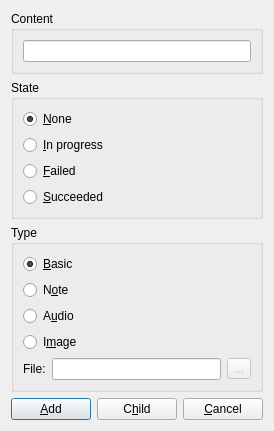
<?xml version="1.0" encoding="UTF-8"?>
<ui version="4.0">
 <class>itemDialog</class>
 <widget class="QDialog" name="itemDialog">
  <property name="windowModality">
   <enum>Qt::ApplicationModal</enum>
  </property>
  <property name="geometry">
   <rect>
    <x>0</x>
    <y>0</y>
    <width>325</width>
    <height>487</height>
   </rect>
  </property>
  <property name="windowTitle">
   <string>Create a new item</string>
  </property>
  <property name="modal">
   <bool>true</bool>
  </property>
  <layout class="QVBoxLayout" name="_2">
   <property name="sizeConstraint">
    <enum>QLayout::SetFixedSize</enum>
   </property>
   <item>
    <widget class="QGroupBox" name="groupBox_2">
     <property name="title">
      <string>Content</string>
     </property>
     <layout class="QVBoxLayout" name="verticalLayout">
      <item>
       <widget class="QLineEdit" name="editItem"/>
      </item>
     </layout>
    </widget>
   </item>
   <item>
    <widget class="QGroupBox" name="groupBox">
     <property name="title">
      <string>State</string>
     </property>
     <layout class="QVBoxLayout" name="_3">
      <item>
       <widget class="QRadioButton" name="radioNone">
        <property name="text">
         <string>&amp;None</string>
        </property>
        <property name="icon">
         <iconset resource="../../ressource.qrc">
          <normaloff>:/data/images/empty.svg</normaloff>:/data/images/empty.svg</iconset>
        </property>
        <property name="checked">
         <bool>true</bool>
        </property>
       </widget>
      </item>
      <item>
       <widget class="QRadioButton" name="radioProgress">
        <property name="text">
         <string>&amp;In progress</string>
        </property>
        <property name="icon">
         <iconset resource="../../ressource.qrc">
          <normaloff>:/data/images/uncheck.svg</normaloff>:/data/images/uncheck.svg</iconset>
        </property>
       </widget>
      </item>
      <item>
       <widget class="QRadioButton" name="radioFailure">
        <property name="text">
         <string>&amp;Failed</string>
        </property>
        <property name="icon">
         <iconset resource="../../ressource.qrc">
          <normaloff>:/data/images/failure.svg</normaloff>:/data/images/failure.svg</iconset>
        </property>
       </widget>
      </item>
      <item>
       <widget class="QRadioButton" name="radioSuccess">
        <property name="text">
         <string>&amp;Succeeded</string>
        </property>
        <property name="icon">
         <iconset resource="../../ressource.qrc">
          <normaloff>:/data/images/check.svg</normaloff>:/data/images/check.svg</iconset>
        </property>
       </widget>
      </item>
     </layout>
    </widget>
   </item>
   <item>
    <widget class="QGroupBox" name="groupBox_3">
     <property name="title">
      <string>Type</string>
     </property>
     <layout class="QVBoxLayout" name="verticalLayout_2">
      <item>
       <widget class="QRadioButton" name="radioBasic">
        <property name="text">
         <string>&amp;Basic</string>
        </property>
        <property name="icon">
         <iconset resource="../../ressource.qrc">
          <normaloff>:/data/images/empty.svg</normaloff>:/data/images/empty.svg</iconset>
        </property>
        <property name="checked">
         <bool>true</bool>
        </property>
       </widget>
      </item>
      <item>
       <widget class="QRadioButton" name="radioNote">
        <property name="text">
         <string>N&amp;ote</string>
        </property>
        <property name="icon">
         <iconset resource="../../ressource.qrc">
          <normaloff>:/data/images/text.svg</normaloff>:/data/images/text.svg</iconset>
        </property>
       </widget>
      </item>
      <item>
       <widget class="QRadioButton" name="radioSound">
        <property name="text">
         <string>A&amp;udio</string>
        </property>
        <property name="icon">
         <iconset resource="../../ressource.qrc">
          <normaloff>:/data/images/speaker.svg</normaloff>:/data/images/speaker.svg</iconset>
        </property>
       </widget>
      </item>
      <item>
       <widget class="QRadioButton" name="radioImage">
        <property name="text">
         <string>I&amp;mage</string>
        </property>
        <property name="icon">
         <iconset resource="../../ressource.qrc">
          <normaloff>:/data/images/image.svg</normaloff>:/data/images/image.svg</iconset>
        </property>
       </widget>
      </item>
      <item>
       <layout class="QHBoxLayout" name="horizontalLayout_2">
        <item>
         <widget class="QLabel" name="label">
          <property name="text">
           <string>File:</string>
          </property>
         </widget>
        </item>
        <item>
         <widget class="QLineEdit" name="editFile">
          <property name="readOnly">
           <bool>true</bool>
          </property>
         </widget>
        </item>
        <item>
         <widget class="QToolButton" name="toolBrowse">
          <property name="enabled">
           <bool>false</bool>
          </property>
          <property name="text">
           <string notr="true">...</string>
          </property>
         </widget>
        </item>
       </layout>
      </item>
     </layout>
    </widget>
   </item>
   <item>
    <layout class="QHBoxLayout" name="horizontalLayout">
     <item>
      <widget class="QPushButton" name="pushBrother">
       <property name="text">
        <string>&amp;Add</string>
       </property>
       <property name="icon">
        <iconset resource="../../ressource.qrc">
         <normaloff>:/data/images/add.svg</normaloff>:/data/images/add.svg</iconset>
       </property>
      </widget>
     </item>
     <item>
      <widget class="QPushButton" name="pushChild">
       <property name="text">
        <string>C&amp;hild</string>
       </property>
       <property name="icon">
        <iconset resource="../../ressource.qrc">
         <normaloff>:/data/images/son.svg</normaloff>:/data/images/son.svg</iconset>
       </property>
      </widget>
     </item>
     <item>
      <widget class="QPushButton" name="pushCancel">
       <property name="text">
        <string>&amp;Cancel</string>
       </property>
       <property name="icon">
        <iconset resource="../../ressource.qrc">
         <normaloff>:/data/images/stop.svg</normaloff>:/data/images/stop.svg</iconset>
       </property>
      </widget>
     </item>
    </layout>
   </item>
  </layout>
 </widget>
 <resources>
  <include location="../../ressource.qrc"/>
 </resources>
 <connections>
  <connection>
   <sender>pushCancel</sender>
   <signal>clicked()</signal>
   <receiver>itemDialog</receiver>
   <slot>reject()</slot>
   <hints>
    <hint type="sourcelabel">
     <x>271</x>
     <y>404</y>
    </hint>
    <hint type="destinationlabel">
     <x>285</x>
     <y>377</y>
    </hint>
   </hints>
  </connection>
 </connections>
</ui>
